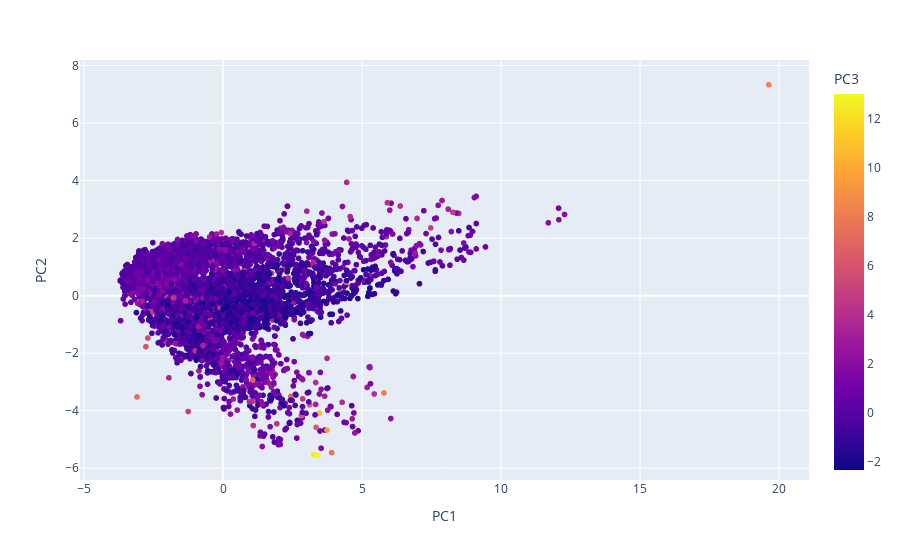

Here is the notebook cell this chart was saved with:
### Code cell
px.scatter(pca_df, x='PC1', y='PC2',color='PC3')

### Figure 1 — Plotly figure (JSON) as saved in the notebook; plotly's stock layout.template omitted (floating-point values rounded to 4 significant figures; data arrays with more than 128 entries replaced by an {"elided": "..."} marker saying what was removed)
{"data": [{"hovertemplate": "PC1=%{x}<br>PC2=%{y}<br>PC3=%{marker.color}<extra></extra>", "legendgroup": "", "marker": {"color": {"elided": "5118 float values"}, "coloraxis": "coloraxis", "symbol": "circle"}, "mode": "markers", "name": "", "showlegend": false, "type": "scattergl", "x": {"elided": "5118 float values"}, "xaxis": "x", "y": {"elided": "5118 float values"}, "yaxis": "y"}], "layout": {"coloraxis": {"colorbar": {"title": {"text": "PC3"}}, "colorscale": [[0, "#0d0887"], [0.1111, "#46039f"], [0.2222, "#7201a8"], [0.3333, "#9c179e"], [0.4444, "#bd3786"], [0.5556, "#d8576b"], [0.6667, "#ed7953"], [0.7778, "#fb9f3a"], [0.8889, "#fdca26"], [1, "#f0f921"]]}, "legend": {"tracegroupgap": 0}, "margin": {"t": 60}, "xaxis": {"anchor": "y", "domain": [0, 1], "title": {"text": "PC1"}}, "yaxis": {"anchor": "x", "domain": [0, 1], "title": {"text": "PC2"}}}}
